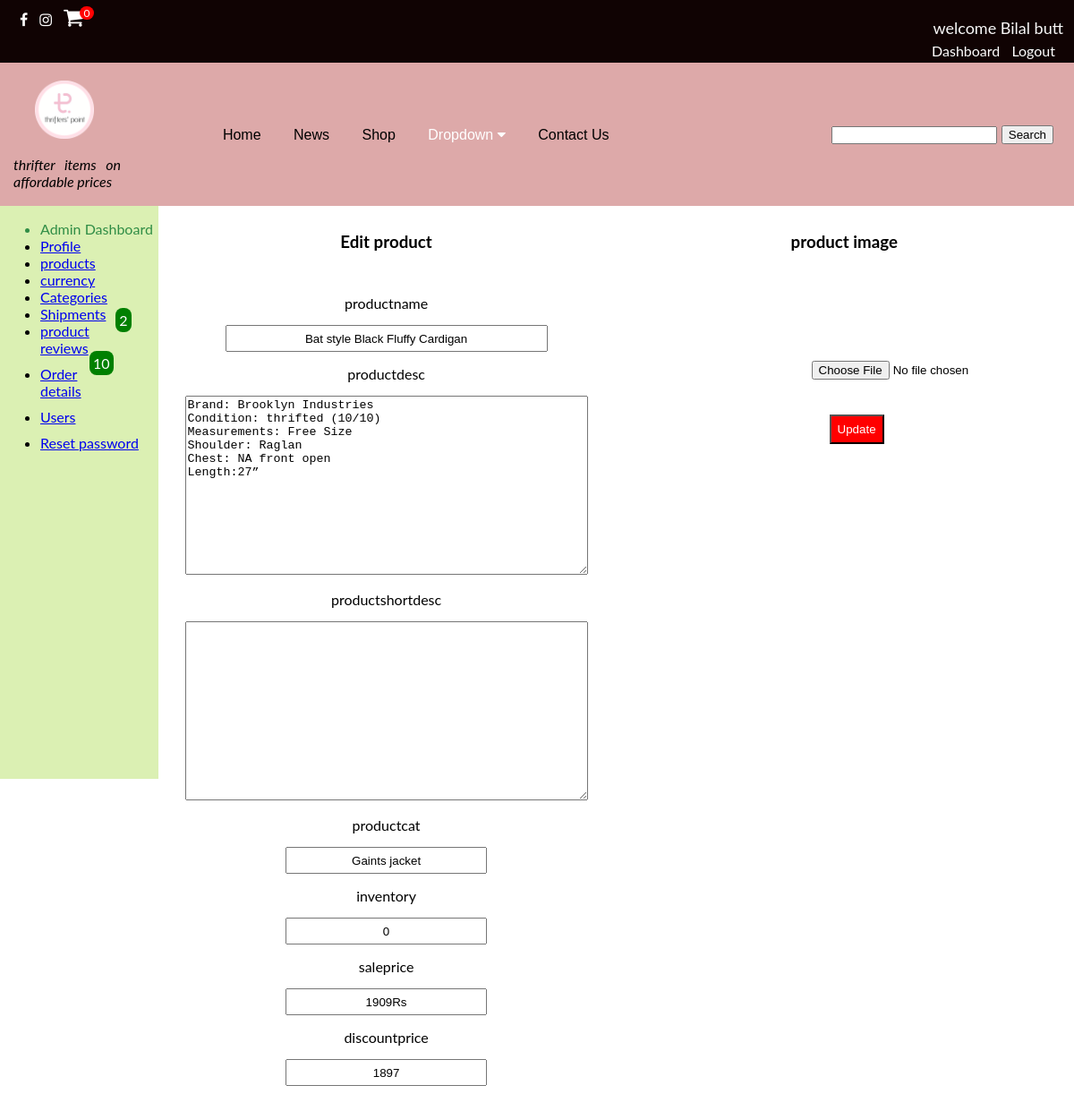
Page /admin/forms/editproduct.php?id=229 (signed in) on the committed database.
### tables this page shows
CREATE TABLE `site_info` (
  `id` int(11) NOT NULL,
  `sitelogo` varchar(255) NOT NULL DEFAULT 'sitelogo.png',
  `tagline` varchar(255) NOT NULL DEFAULT 'saifi logos'
);

CREATE TABLE `add_product` (
  `id` int(11) NOT NULL,
  `productname` varchar(255) NOT NULL,
  `productdescripton` varchar(255) NOT NULL,
  `productshortdescription` varchar(255) NOT NULL,
  `productcategory` varchar(255) NOT NULL,
  `productimage` varchar(255) NOT NULL,
  `Inventory` text NOT NULL,
  `saleprice` varchar(255) NOT NULL,
  `discountedprice` varchar(255) NOT NULL
);

### admin/forms/editproduct.php (the view, shortened to what this page needs)
<?php require_once(dirname(dirname(dirname(__FILE__))) . '/Database/database.php'); ?>
<?php
        if (isset($_GET['id'])) {
            $productid = $_GET['id'];
        }
       $sql = "SELECT * from  add_product where id=$productid";
        $result = mysqli_query($conn, $sql) or die("database error:" . mysqli_error($conn));
        $results =mysqli_fetch_array($result);
$productname = $results['productname'];
$productdesc = $results['productdescripton'];
$productshortdesc = $results['productshortdescription'];
$productcat = $results['productcategory'];
$inventory = $results['Inventory'];
$saleprice = $results['saleprice'];
$discountedprice = $results['discountedprice'];
$productimage=$results['productimage']
?>
<!DOCTYPE html>
<html lang="en">
<head>
    <link rel="stylesheet" href="https://cdnjs.cloudflare.com/ajax/libs/font-awesome/4.7.0/css/font-awesome.min.css">
    <link rel="stylesheet" href="../../css/style.css">
    <link rel="stylesheet" href="../admin.css">
    <link rel="stylesheet" href="https://unpkg.com/purecss@2.0.6/build/pure-min.css">
</head>
<body>
    <div class="topbar">
        <?php require_once(dirname(dirname(dirname(__FILE__))) . '/inc/topbar.php'); ?>
    </div>
    <div class="header">
        <header>
            <?php require_once(dirname(dirname(dirname(__FILE__))) . '/inc/header.php'); ?>
        </header>
    </div>
    <div class="rows">
        <div class="adminsidenav">
            <?php require '../admindashboard.php'; ?>
        </div>
        <div class="editpro">
            <form action="editpro.php" method="post" enctype="multipart/form-data">
                <h3 style=text-align="center">Edit product</h3>
                <div class=form-group>
                    <div style=margin-bottom:15px class="productname">
                        <label for="productname">productname</label>
                    </div>
                    <input style=width:80% class="form-control" type="text" name="productname" value="<?php echo $productname ?>">
                    <div style=margin-bottom:15px;margin-top:15px class="productdesc">
                        <label for="productname">productdesc</label>
                    </div>
                    <textarea class="form-control" type="text" name="productdesc" value=""><?php echo $productdesc?></textarea>
                    <div style=margin-bottom:15px;margin-top:15px class="productshort">
                        <label for="productname">productshortdesc</label>
                    </div>
                    <textarea class="form-control" type="text" name="productshort" value=""><?php echo $productshortdesc?></textarea>
                    <div style=margin-bottom:15px;margin-top:15px class="productcat">
                        <label for="productname">productcat</label>
                    </div>
                    <input class="form-control" type="text" name="productcat" value="<?php echo $productcat?>">
                    <div style=margin-bottom:15px;margin-top:15px class="invent">
                        <label for="productname">inventory</label>
                    </div>
                    <input class="form-control" type="text" name="inventory" value="<?php echo $inventory?>">
                    <div style=margin-bottom:15px;margin-top:15px class="sprice">
                        <label for="productname">saleprice</label>
                    </div>
                    <input class="form-control" type="text" name="saleprice" value="<?php echo $saleprice?>">
                    <div style=margin-bottom:15px;margin-top:15px class="dprice">
                        <label for="productname">discountprice</label>
                    </div>
                    <input class="form-control" type="text" name="discountprice" value="<?php echo (int)$discountedprice?>">
                </div>
        </div>
                <div style=margin-left:100px; class=imagediv>
                   <h3 style=margin-right:100px>product image</h3>
                    <input style=margin-left:120px class="form-control" type="file" name="productimage" value="<?php if($productimage!='../../images/'){
                        echo $productimage;}?>"></br>
                    <button style=margin-left:140px;margin-top:30px;color:white;background:red;padding:7px;cursor:pointer
                    class="imageupdate" type=submit name="submit">Update</button>
                </div>
    </div>
</body>
</html>

### inc/header.php (shortened to what this page needs)
<?php
require_once(dirname(dirname(__FILE__)) . '/Database/database.php');
?>
<div class="headercontaianer">
<div class="collapsemenu" >
<div class="sitelogo">
<?php $actual_link = 'http://'.$_SERVER['HTTP_HOST'].$_SERVER['PHP_SELF'];?>
<?php
$q = "SELECT * from site_info";
$result = mysqli_query($conn, $q) or die(mysqli_error($conn));
$results=mysqli_fetch_array($result);
if($actual_link != "http://localhost/webapp/admin/forms/addproduct.php"
  && $actual_link != "http://localhost/webapp/admin/forms/allproducts.php"
  && $actual_link != "http://localhost/webapp/admin/forms/editproduct.php"
  && $actual_link != "http://localhost/webapp/admin/forms/productimggallery.php"
  && $actual_link != "http://localhost/webapp/admin/forms/addgalleryimages.php"
  && $actual_link != "http://localhost/webapp/admin/forms/addnewcat.php"
  && $actual_link != "http://localhost/webapp/admin/forms/editcategory.php"
  && $actual_link != "http://localhost/webapp/admin/forms/reviews.php"
  && $actual_link != "http://localhost/webapp/admin/forms/customerorddet.php"
  && $actual_link != "http://localhost/webapp/admin/forms/customerbilldet.php"
  && $actual_link != "http://localhost/webapp/admin/forms/users.php"
  && $actual_link != "http://localhost/webapp/admin/forms/edituser.php"
  && $actual_link != "http://localhost/webapp/admin/forms/currency.php"
  && $actual_link != "http://localhost/webapp/admin/forms/siteinfo.php"
  && $actual_link != "http://localhost/webapp/admin/forms/allproductedit.php"
  && $actual_link != "http://localhost/webapp/admin/forms/shipment.php"
  && $actual_link != "http://localhost/webapp/admin/forms/adminprofile.php"
  && $actual_link != "http://localhost/webapp/admin/forms/retypepassword.php"){
echo '<a href="http://localhost/webapp/pages/home.php" ><img  class="logoimage" src="../images/'.$results['sitelogo'].'"></a>';
  echo '<p style=display:block;margin-left:15px;font-style:italic;width:120px;> '.$results['tagline'].' </p>';
}else{
  echo '<a href="http://localhost/webapp/pages/home.php" ><img  class="logoimage" src="../../images/'.$results['sitelogo'].'"></a>';
  echo '<p style=margin-left:15px;font-style:italic;width:120px> '.$results['tagline'].' </p>';
}
?>
</div>
<div class="navbar">
<a href="http://localhost/webapp/pages/home.php">Home</a>
<a href="http://localhost/webapp/pages/news.php">News</a>
<a href="http://localhost/webapp/pages/shop.php">Shop</a>
  <div class="dropdown">
    <button class="dropbtn">Dropdown
      <i class="fa fa-caret-down"></i>
    </button>
   </div>
   <a href="http://localhost/webapp/pages/contactus.php">Contact Us</a>
<div class="searchbar">
<form action="<?php echo 'http://localhost/webapp/pages/search.php' ?>" method="GET">
    <input style= height:20px type="text" name="search" required >
    <button  type="Submit" name="searchsubmit">Search</button>
</form>
</div>
</div>

### css/style.css (style rules this page uses)
body { width:100%; text-align: justify; display: block; padding: 0; margin: 0; }
h1,h2,h3,h4 { text-align: center; padding-top: 10px; }
.header { height: 160px; background-color: rgba(221, 167, 167, 0.977); }
img.logoimage { width: 80px; margin-left: 25px; padding-top: 20px; padding-left: 14px; }
.searchbar { display: inline; margin-top: 32px; margin-right: 23px; float: right; }
body { font-family: "Lato", sans-serif; transition: background-color .5s; }
* { box-sizing: border-box; }
div.rows { display: inline-flex; width: 100%; }
.navbar { overflow: hidden; display: block; text-align: center; margin-top: -120px; font-family: Arial, Helvetica, sans-serif; }
.navbar a { font-size: 16px; display: inline-flex; color: rgb(0, 0, 0); text-align: center; padding: 14px 16px; margin-top: 15px; text-decoration: none; }
.dropdown { text-align: center; display: inline-flex; margin-top: 20px; }
.dropdown .dropbtn { font-size: 16px; border: none; outline: none; color: white; padding: 14px 16px; background-color: inherit; font: inherit; margin: 0; cursor: pointer; }
.form-group { display: block; padding: 15px; }
input.form-control { display: inline-block; text-align: center; width: 50%; height: 30px; }
textarea { width: 450px; height:200px; }
.topbar { background-color: #100303; margin-top: -12px; }

### admin/admin.css (style rules this page uses)
.adminsidenav { display: block; background: rgb(219, 240, 179); height:40rem; }
div.rows { display: inline-flex; width: 100%; }
.form-group { display: block; width: 100%; text-align: center; padding: 30px; }

### rows in the picture
site_info: sitelogo (picture), tagline "thrifter items on affordable prices"
add_product: productname "Bat style Black Fluffy Cardigan", productdesc "Brand: Brooklyn Industries Condition: thrifted (10/10) Measurements: Free Size Shoulder: Raglan Chest: NA front open Length:27”", productcat "Gaints jacket", inventory "0", saleprice "1909Rs", discountprice "1897"

### other values in the picture
$countcart "0"
$_SESSION['username'] "Bilal butt"
$countreview "2"
$countorders "10"
